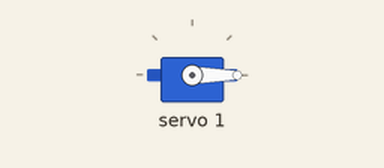
The sketch below on a simulated Arduino Uno, built with avr-gcc and run on an emulated ATmega328P. Shown: servo. What the sketch prints to the serial monitor is not drawn.

Above: at 0.05 s.
At 1.95 s:
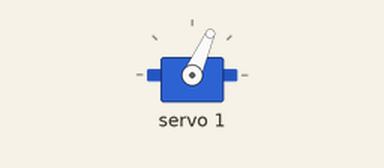
At 3.9 s:
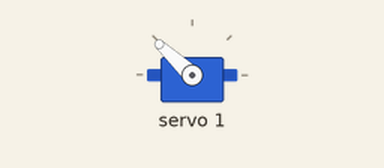
At 7.75 s:
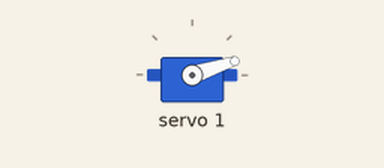
Timing chart, 0 to 11.5 s (numbered marks = the images above):
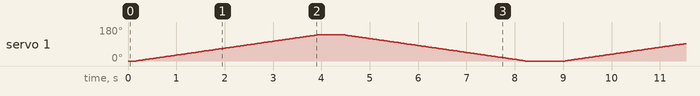

The sketch:

roboticArm.ino
```cpp
#include <Wire.h>
#include <Adafruit_PWMServoDriver.h>

// Create the PCA9685 driver object
Adafruit_PWMServoDriver pwm = Adafruit_PWMServoDriver();

// Define servo properties
#define SERVOMIN  122 // Minimum pulse length out of 4096 (adjust if needed)
#define SERVOMAX  487 // Maximum pulse length out of 4096 (adjust if needed)
#define SERVO_CHANNEL 1 // The channel where the servo is connected

void setup() {
  Serial.begin(9600);
  Serial.println("PCA9685 Servo Driver Test");

  // Initialize the PCA9685 driver
  pwm.begin();

  // Set the PWM frequency to 60 Hz
  pwm.setPWMFreq(60);
  delay(10);  // Give some time for the PCA9685 to initialize
}

void loop() {
  // Sweep the servo from minimum to maximum
  for (uint16_t pulseLength = SERVOMIN; pulseLength <= SERVOMAX; pulseLength++) {
    pwm.setPWM(SERVO_CHANNEL, 1, pulseLength);  // Set PWM on the specified channel
    delay(10); // Adjust the delay for smoother movement
  }

  // Optional: Pause in the middle for a smooth transition
  delay(500);

  // Sweep the servo from maximum to minimum
  for (uint16_t pulseLength = SERVOMAX; pulseLength >= SERVOMIN; pulseLength--) {
    pwm.setPWM(SERVO_CHANNEL, 1, pulseLength);  // Set PWM on the specified channel
    delay(10); // Adjust the delay for smoother movement
  }

  // Optional: Pause in the middle for a smooth transition
  delay(500);
}
```
